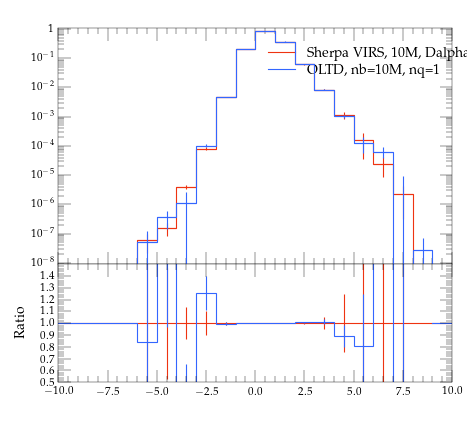

Source code (Python):
#! /usr/bin/env python

# This Python script was auto-generated using YODA v2.0.0.
# Analysis object: /evtb/cutEg_jb_y
# Timestamp: 16-04-2024 (10:05:22)

import matplotlib as mpl
import matplotlib.pyplot as plt
mpl.use('Agg') # comment out for interactive use
import os
import numpy as np

plotDir = os.path.split(os.path.realpath(__file__))[0]
if 'YODA_USER_PLOT_PATH' in globals():
    plot_outdir = globals()['YODA_USER_PLOT_PATH']
else:
    plot_outdir = plotDir

#plot style
plt.style.use(os.path.join(plotDir, '../default.mplstyle'))
# plot metadata
figW, figH = plt.rcParams['figure.figsize']
ax_xLabel = r''
ax_yLabel = r''
ax_title  = r''
ax_xScale = 'linear'
ax_yScale = 'log'
xLims = (-10.0, 10.0)
yLims = (9.000000000000001e-09, 1.1)

# TeX-friendly labels for the legend
labels = [ r"Sherpa VIRS, 10M, Dalpha=0.01", r"OLTD, nb=10M, nq=1" ]

# Create figure and axis objects
fig, (ax, ratio0_ax) = plt.subplots(2, 1, sharex=True,
                  figsize=(figW,figH), gridspec_kw={'height_ratios': (2, 1)})
ratio0_ax.yaxis.set_major_locator(mpl.ticker.MultipleLocator(0.1))
ratio0_ax.set_ylim(0.5, 1.4999)
ratio0_ax.set_ylabel('Ratio')

# LineColor map: curve index -> color
linecolors = {0: '#EE3311', 1: '#3366FF'}
# the numerical data is stored in a separate file
dataf = dict()
prefix = os.path.split(__file__)[0]
if prefix:    prefix = prefix + '/'
exec(open(prefix+'cutEg_jb_y__data.py').read(), dataf)


legend_handles = [] # keep track of handles for the legend

# style options for curves
# starts at zorder>=5 to draw curve on top of legend
styles = {
  'curve0': {
    'color' : linecolors[0],
    'linestyle' : '-',
    'marker' : 'o',
    'zorder' : 5,
    'histstyle' : True,
  },
  'curve1': {
    'color' : linecolors[1],
    'linestyle' : '-',
    'marker' : 'o',
    'zorder' : 6,
    'histstyle' : True,
  },
}
# curve from input yoda files in main panel
for label in dataf['yvals'].keys():
    if all(np.isnan(v) for v in dataf['yvals'][label]):
        continue
    tmp = None
    if styles[label]['histstyle']: # draw as histogram
        tmp, = ax.plot(dataf['xedges'], dataf['yedges'][label],
                       color=styles[label]['color'],
                       linestyle=styles[label]['linestyle'],
                       drawstyle='steps-pre', solid_joinstyle='miter',
                       zorder=styles[label]['zorder'], label=label)
        ax.errorbar(dataf['xpoints'], dataf['yvals'][label], color=styles[label]['color'],
                    xerr=dataf['xerrs'], yerr=[dataf['ydowns'][label], dataf['yups'][label]],
                    linestyle='none', zorder=styles[label]['zorder'])
    else: # draw as scatter
        tmp = ax.errorbar(dataf['xpoints'], dataf['yvals'][label],
                          xerr=dataf['xerrs'],
                          yerr=[ dataf['ydowns'][label],
                          dataf['yups'][label] ],
                          fmt=styles[label]['marker'],
                          ecolor=styles[label]['color'],
                          color=styles[label]['color'], zorder=2)
        tmp[-1][0].set_linestyle(styles[label]['linestyle'])
    legend_handles += [tmp]
    for varLabel in dataf['variation_yvals'].keys():
        if varLabel.startswith(label):
            tmp, = ax.plot(dataf['xedges'], dataf['variation_yvals'][varLabel],
                           color=styles[label]['color'],
                           linestyle=styles[label]['linestyle'],
                           drawstyle='steps-pre', solid_joinstyle='miter',
                           zorder=styles[label]['zorder'], alpha=0.5)


# plots on ratio panel
# curve from input yoda files in ratio panel
for label, yvals in dataf['ratio0_yvals'].items():
    if all(np.isnan(v) for v in yvals):
        continue
    if styles[label]['histstyle']: # plot as histogram
        ratio0_ax.plot(dataf['xedges'], yvals,
                       color=styles[label]['color'],
                       linestyle=styles[label]['linestyle'],
                       drawstyle='steps-pre', zorder=1,
                       solid_joinstyle='miter')
        ratio0_ax.vlines(dataf['xpoints'],
                         dataf['ratio0_ymin'][label],
                         dataf['ratio0_ymax'][label],
                         color=styles[label]['color'], zorder=1)
    else: # plot as scatter
        tmp = ratio0_ax.errorbar(dataf['xpoints'],
                                 yvals, xerr=dataf['xerrs'],
                                 yerr=dataf['ratio0_yerrs'][label],
                                 fmt=styles[label]['marker'],
                                 ecolor=styles[label]['color'],
                                 color=styles[label]['color'])
        tmp[-1][0].set_linestyle(styles[label]['linestyle'])

    for varlabel in dataf['ratio0_variation_vals'].keys():
        if varlabel.startswith(label):
            ratio0_ax.plot(dataf['xedges'],
                            dataf['ratio0_variation_vals'][varlabel],
                            color=styles[label]['color'],
                            linestyle=styles[label]['linestyle'],
                            drawstyle='steps-pre', solid_joinstyle='miter',
                            zorder=1, alpha=0.5)

legend_pos = (0.5, 0.97)
ax.legend(legend_handles, labels, loc='upper left', bbox_to_anchor=legend_pos)

# set plot metadata as defined above
ratio0_ax.set_xlabel(ax_xLabel)
ratio0_ax.xaxis.set_label_coords(1., -.15)
ax.set_ylabel(ax_yLabel, loc='top')
ax.set_title(ax_title, loc='left')
ax.set_xscale(ax_xScale)
ax.set_yscale(ax_yScale)
ax.set_xlim(xLims)
ax.set_ylim(yLims)

# tick formatting
plt.rcParams['xtick.top'] = True
plt.rcParams['ytick.right'] = True
ax.yaxis.set_major_locator(mpl.ticker.LogLocator(base=10.0, numticks=np.inf))
ax.yaxis.set_minor_locator(mpl.ticker.LogLocator(
                           base=10.0, subs=np.arange(0.1, 1, 0.1), numticks=np.inf))
fig.align_ylabels((ax, ratio0_ax))
plt.savefig(os.path.join(plot_outdir, 'cutEg_jb_y.pdf'), format='PDF')
plt.savefig(os.path.join(plot_outdir, 'cutEg_jb_y.png'), format='PNG')

plt.close(fig)
